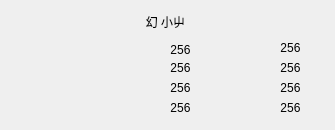
   <widget class="DetailedTipWidget" name="widget_detailed_card" native="true">
    <property name="geometry">
     <rect>
      <x>810</x>
      <y>110</y>
      <width>335</width>
      <height>130</height>
     </rect>
    </property>
    <property name="styleSheet">
     <string notr="true">#widget_detailed_card  { 
		background-image: url(:/image/detailed.png);
}
</string>
    </property>
    <widget class="Billboard" name="label_det_name">
     <property name="geometry">
      <rect>
       <x>20</x>
       <y>12</y>
       <width>291</width>
       <height>20</height>
      </rect>
     </property>
     <property name="font">
      <font>
       <pointsize>9</pointsize>
      </font>
     </property>
     <property name="styleSheet">
      <string notr="true"/>
     </property>
     <property name="text">
      <string>幻 小屮</string>
     </property>
     <property name="alignment">
      <set>Qt::AlignCenter</set>
     </property>
    </widget>
    <widget class="Billboard" name="label_det_zbs">
     <property name="geometry">
      <rect>
       <x>150</x>
       <y>42</y>
       <width>61</width>
       <height>15</height>
      </rect>
     </property>
     <property name="font">
      <font>
       <pointsize>9</pointsize>
      </font>
     </property>
     <property name="styleSheet">
      <string notr="true"/>
     </property>
     <property name="text">
      <string>256</string>
     </property>
     <property name="alignment">
      <set>Qt::AlignCenter</set>
     </property>
    </widget>
    <widget class="Billboard" name="label_det_zjs">
     <property name="geometry">
      <rect>
       <x>260</x>
       <y>40</y>
       <width>61</width>
       <height>15</height>
      </rect>
     </property>
     <property name="font">
      <font>
       <pointsize>9</pointsize>
      </font>
     </property>
     <property name="styleSheet">
      <string notr="true"/>
     </property>
     <property name="text">
      <string>256</string>
     </property>
     <property name="alignment">
      <set>Qt::AlignCenter</set>
     </property>
    </widget>
    <widget class="Billboard" name="label_det_byz">
     <property name="geometry">
      <rect>
       <x>150</x>
       <y>60</y>
       <width>61</width>
       <height>16</height>
      </rect>
     </property>
     <property name="font">
      <font>
       <pointsize>9</pointsize>
      </font>
     </property>
     <property name="styleSheet">
      <string notr="true"/>
     </property>
     <property name="text">
      <string>256</string>
     </property>
     <property name="alignment">
      <set>Qt::AlignCenter</set>
     </property>
    </widget>
    <widget class="Billboard" name="label_det_szl">
     <property name="geometry">
      <rect>
       <x>260</x>
       <y>60</y>
       <width>61</width>
       <height>16</height>
      </rect>
     </property>
     <property name="font">
      <font>
       <pointsize>9</pointsize>
      </font>
     </property>
     <property name="styleSheet">
      <string notr="true"/>
     </property>
     <property name="text">
      <string>256</string>
     </property>
     <property name="alignment">
      <set>Qt::AlignCenter</set>
     </property>
    </widget>
    <widget class="Billboard" name="label_det_yz">
     <property name="geometry">
      <rect>
       <x>150</x>
       <y>80</y>
       <width>61</width>
       <height>15</height>
      </rect>
     </property>
     <property name="font">
      <font>
       <pointsize>9</pointsize>
      </font>
     </property>
     <property name="styleSheet">
      <string notr="true"/>
     </property>
     <property name="text">
      <string>256</string>
     </property>
     <property name="alignment">
      <set>Qt::AlignCenter</set>
     </property>
    </widget>
    <widget class="Billboard" name="label_det_xh">
     <property name="geometry">
      <rect>
       <x>150</x>
       <y>100</y>
       <width>61</width>
       <height>15</height>
      </rect>
     </property>
     <property name="font">
      <font>
       <pointsize>9</pointsize>
      </font>
     </property>
     <property name="styleSheet">
      <string notr="true"/>
     </property>
     <property name="text">
      <string>256</string>
     </property>
     <property name="alignment">
      <set>Qt::AlignCenter</set>
     </property>
    </widget>
    <widget class="Billboard" name="label_det_jd">
     <property name="geometry">
      <rect>
       <x>260</x>
       <y>100</y>
       <width>61</width>
       <height>15</height>
      </rect>
     </property>
     <property name="font">
      <font>
       <pointsize>9</pointsize>
      </font>
     </property>
     <property name="styleSheet">
      <string notr="true"/>
     </property>
     <property name="text">
      <string>256</string>
     </property>
     <property name="alignment">
      <set>Qt::AlignCenter</set>
     </property>
    </widget>
    <widget class="Billboard" name="label_det_sz">
     <property name="geometry">
      <rect>
       <x>260</x>
       <y>80</y>
       <width>61</width>
       <height>16</height>
      </rect>
     </property>
     <property name="font">
      <font>
       <pointsize>9</pointsize>
      </font>
     </property>
     <property name="styleSheet">
      <string notr="true"/>
     </property>
     <property name="text">
      <string>256</string>
     </property>
     <property name="alignment">
      <set>Qt::AlignCenter</set>
     </property>
    </widget>
   </widget>
